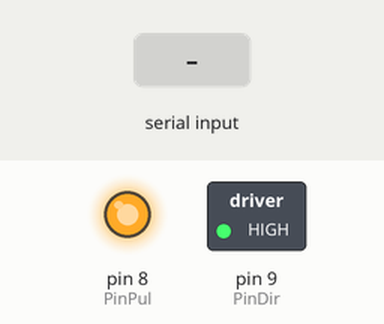
Simulated run of this sketch. Board: Arduino Uno, built with avr-gcc and run on an emulated ATmega328P. Shown: switched loads named in the sketch (green lamp = pin HIGH), output pins drawn as LEDs (lit = HIGH). The test bench sets the inputs (shaded band). What the sketch prints to the serial monitor is not drawn.

Above: at 1.2 s.
1.3 s: "90,45\n" received over Serial
At 3.6 s:
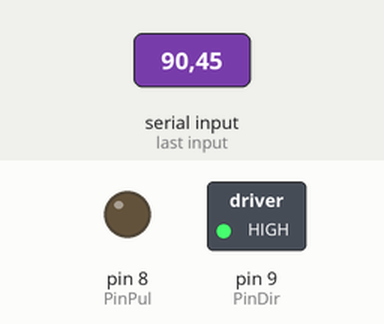
3.9 s: "30,150\n" received over Serial
At 5.5 s:
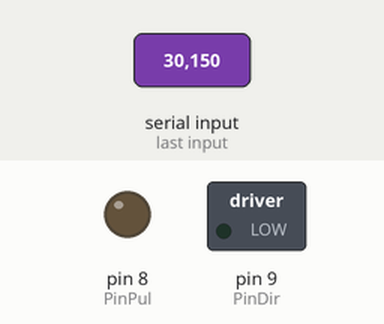
6.5 s: "5\n" received over Serial
At 8.4 s:
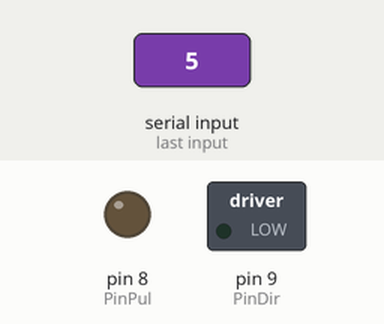
9.5 s: "90\n" received over Serial
At 10.55 s:
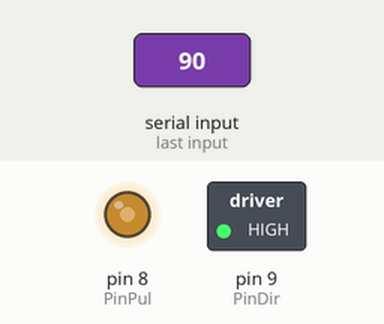
Timing chart, 0 to 12.5 s (numbered marks = the images above; inputs shaded):
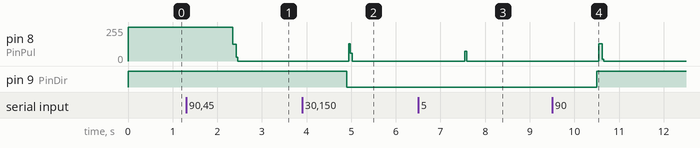

The sketch:

stepper_motor.ino
```cpp
/* Steven Yeung
 *
 * Vanilla stepper motor drive
 *
 * Connect ENA+- DIR- PUL- to GND
 * PUL+ to 8
 * DIR+ to 9
 *
 * GND of arduino and power supply don't need to be connected
 *
 * A+ to B- : Black, green, red, blue
 */

const int PinDir = 9; //direction pin
const int PinPul = 8; //pulse pin
const int step_interval_ = 500;   //delay in microseconds between step
const int step_per_rev_ = 400;   //check this on the stepper controller board, the whole rail is about 2725/400 turns

boolean direction_now_ = HIGH;
long step_count_ = 0;
long desired_count_ = 0;

void setup()
{
  Serial.begin(115200);
  pinMode(PinDir, OUTPUT);
  pinMode(PinPul, OUTPUT);
  digitalWrite(PinDir, direction_now_); // low CW / high CCW
  digitalWrite(PinPul, HIGH);
}

void loop()
{
  desired_count_ = read_serial(desired_count_);
  check_status_and_distribute();
}


//Check whether position is reached - start
void check_status_and_distribute(){
  if (desired_count_ != step_count_){
    spin_til_count(desired_count_);
  }
  else {
    Serial.print("Desired position reached: ");
    Serial.println(step_count_);
  }
}
//Check whether position is reached - end

// Get serial command start
long read_serial(long old_desired_value){
  long serial_input_desired_value = old_desired_value;
  while(Serial.available() > 0 ){
    String serial_input_command = Serial.readString();
    String serial_input_command_0 = getValue(serial_input_command,'_',0);
    serial_input_desired_value = serial_input_command_0.toInt();
  }
  return serial_input_desired_value;
}

String getValue(String data, char separator, int index) // Delimit string based on the deliminator
{
    int found = 0;
    int strIndex[] = { 0, -1 };
    int maxIndex = data.length() - 1;
    for (int i = 0; i <= maxIndex && found <= index; i++) {
        if (data.charAt(i) == separator || i == maxIndex) {
            found++;
            strIndex[0] = strIndex[1] + 1;
            strIndex[1] = (i == maxIndex) ? i+1 : i;
        }
    }
    return found > index ? data.substring(strIndex[0], strIndex[1]) : "";
}
// Get serial command end

// Motor spin - Start
void spin_til_count(long desired_count){ // Spin until globally reach a desired pulse count
  while (desired_count != step_count_){
    if (desired_count > step_count_){ //rotate CCW
      change_direction(HIGH);
      step_once();
    }
    else{
      change_direction(LOW);
      step_once();
    }
  }
  Serial.println(step_count_);
}

void change_direction(boolean desired_dir){
  digitalWrite(PinDir,desired_dir);
  direction_now_ = desired_dir;
}

void step_once(){
  digitalWrite(PinPul, HIGH); // step once
  delayMicroseconds(step_interval_);
  digitalWrite(PinPul, LOW);
  delayMicroseconds(step_interval_);
  if (direction_now_ == HIGH){
    step_count_++;
  }
  else if (direction_now_ == LOW){
    step_count_--;
  }
}
// Motor spin - end
```

Measured:
- after the input at 1.3 s, pin 8 (PinPul): 255/255 → 125/255 after 1.0 s, → 0/255 0.08 s later
- after the input at 3.9 s, pin 8 (PinPul): 0/255 → 128/255 after 1.0 s, → 58/255 0.04 s later, → 0/255 0.04 s later; pin 9 (PinDir): HIGH → LOW after 1.0 s
- after the input at 6.5 s, pin 8 (PinPul): 0/255 → 74/255 after 1.0 s, → 0/255 0.04 s later
- after the input at 9.5 s, pin 8 (PinPul): 0/255 → 128/255 after 1.0 s, → 0/255 0.08 s later; pin 9 (PinDir): LOW → HIGH after 1.0 s
